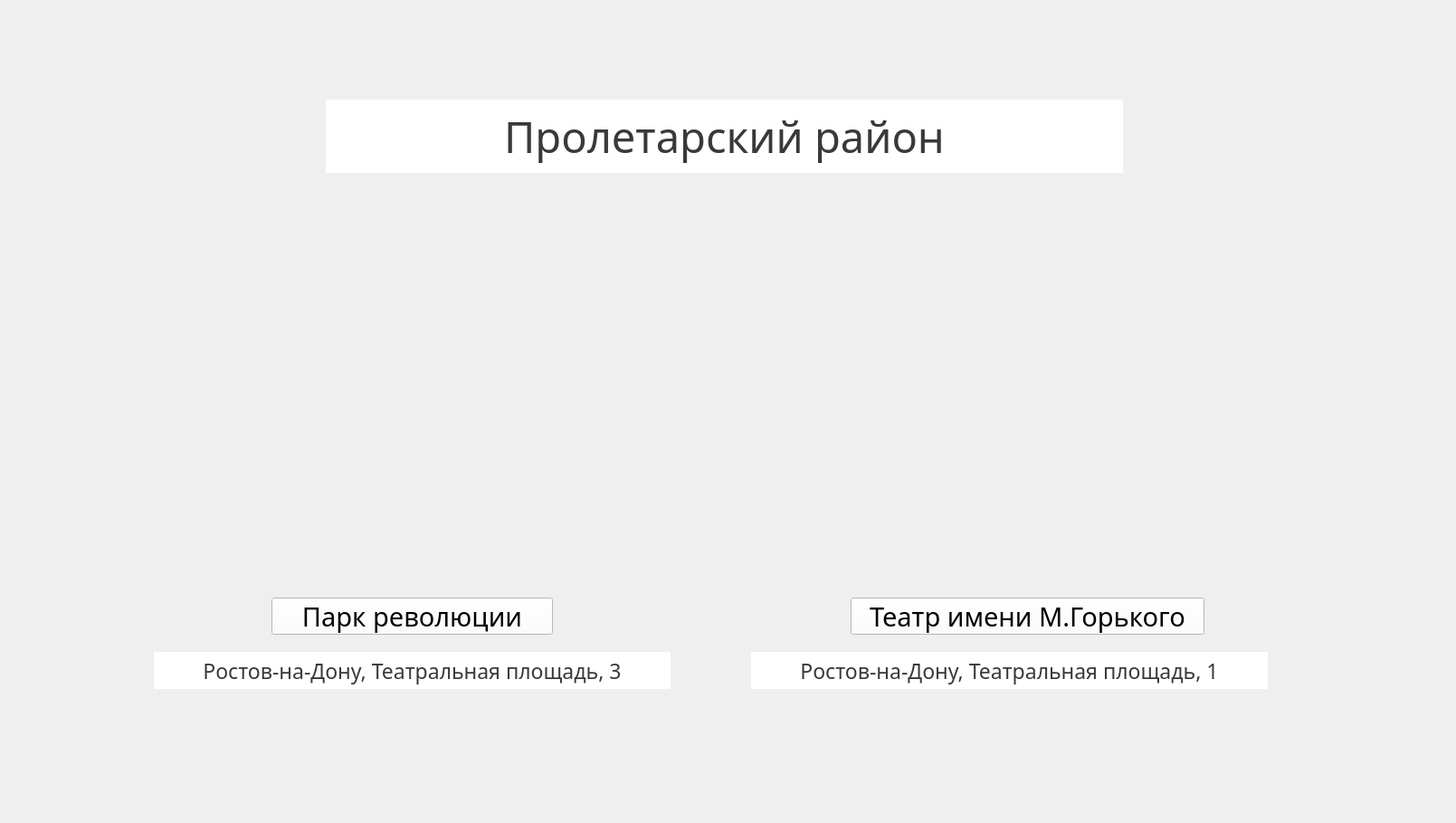
    <widget class="QWidget" name="Proletarsky_area_Page_12">
     <widget class="QLabel" name="label_24">
      <property name="geometry">
       <rect>
        <x>360</x>
        <y>110</y>
        <width>881</width>
        <height>81</height>
       </rect>
      </property>
      <property name="font">
       <font>
        <family>Monotype Corsiva</family>
        <pointsize>35</pointsize>
       </font>
      </property>
      <property name="styleSheet">
       <string notr="true">background-color: #FFFFFF;
color:rgb(57, 57, 57);</string>
      </property>
      <property name="text">
       <string>Пролетарский район</string>
      </property>
      <property name="alignment">
       <set>Qt::AlignCenter</set>
      </property>
     </widget>
     <widget class="QLabel" name="label_25">
      <property name="geometry">
       <rect>
        <x>170</x>
        <y>720</y>
        <width>571</width>
        <height>41</height>
       </rect>
      </property>
      <property name="font">
       <font>
        <family>Monotype Corsiva</family>
        <pointsize>17</pointsize>
        <weight>50</weight>
        <italic>false</italic>
        <bold>false</bold>
        <underline>false</underline>
        <strikeout>false</strikeout>
       </font>
      </property>
      <property name="styleSheet">
       <string notr="true">background-color: #FFFFFF;
color:rgb(57, 57, 57);</string>
      </property>
      <property name="text">
       <string>Ростов-на-Дону, Театральная площадь, 3</string>
      </property>
      <property name="alignment">
       <set>Qt::AlignCenter</set>
      </property>
     </widget>
     <widget class="QPushButton" name="switch_Gorky_Theater_pushButton">
      <property name="geometry">
       <rect>
        <x>940</x>
        <y>660</y>
        <width>391</width>
        <height>41</height>
       </rect>
      </property>
      <property name="font">
       <font>
        <family>Monotype Corsiva</family>
        <pointsize>22</pointsize>
       </font>
      </property>
      <property name="styleSheet">
       <string notr="true">background-color:#FFFFFF;</string>
      </property>
      <property name="text">
       <string>Театр имени М.Горького</string>
      </property>
     </widget>
     <widget class="QLabel" name="Revolution_Park_photo">
      <property name="geometry">
       <rect>
        <x>153</x>
        <y>265</y>
        <width>620</width>
        <height>333</height>
       </rect>
      </property>
      <property name="text">
       <string/>
      </property>
      <property name="pixmap">
       <pixmap>8.jpg</pixmap>
      </property>
     </widget>
     <widget class="QPushButton" name="switch_Proletarsky_area__Areas_Page_pushButton">
      <property name="geometry">
       <rect>
        <x>30</x>
        <y>50</y>
        <width>171</width>
        <height>81</height>
       </rect>
      </property>
      <property name="styleSheet">
       <string notr="true">background-color: rgba(0,0,0,0);
border: none;</string>
      </property>
      <property name="text">
       <string/>
      </property>
     </widget>
     <widget class="QLabel" name="Gorky_Theater_photo">
      <property name="geometry">
       <rect>
        <x>826</x>
        <y>265</y>
        <width>620</width>
        <height>333</height>
       </rect>
      </property>
      <property name="text">
       <string/>
      </property>
      <property name="pixmap">
       <pixmap>8.jpg</pixmap>
      </property>
     </widget>
     <widget class="QLabel" name="label_26">
      <property name="geometry">
       <rect>
        <x>830</x>
        <y>720</y>
        <width>571</width>
        <height>41</height>
       </rect>
      </property>
      <property name="font">
       <font>
        <family>Monotype Corsiva</family>
        <pointsize>17</pointsize>
        <weight>50</weight>
        <italic>false</italic>
        <bold>false</bold>
        <underline>false</underline>
        <strikeout>false</strikeout>
       </font>
      </property>
      <property name="styleSheet">
       <string notr="true">background-color: #FFFFFF;
color:rgb(57, 57, 57);</string>
      </property>
      <property name="text">
       <string>Ростов-на-Дону, Театральная площадь, 1</string>
      </property>
      <property name="alignment">
       <set>Qt::AlignCenter</set>
      </property>
     </widget>
     <widget class="QLabel" name="label_27">
      <property name="geometry">
       <rect>
        <x>0</x>
        <y>0</y>
        <width>1600</width>
        <height>900</height>
       </rect>
      </property>
      <property name="text">
       <string/>
      </property>
      <property name="pixmap">
       <pixmap>4.png</pixmap>
      </property>
     </widget>
     <widget class="QPushButton" name="switch_Revolution_Park_pushButton">
      <property name="geometry">
       <rect>
        <x>300</x>
        <y>660</y>
        <width>311</width>
        <height>41</height>
       </rect>
      </property>
      <property name="font">
       <font>
        <family>Monotype Corsiva</family>
        <pointsize>22</pointsize>
       </font>
      </property>
      <property name="styleSheet">
       <string notr="true">background-color:#FFFFFF;</string>
      </property>
      <property name="text">
       <string>Парк революции</string>
      </property>
     </widget>
     <zorder>label_27</zorder>
     <zorder>Revolution_Park_photo</zorder>
     <zorder>Gorky_Theater_photo</zorder>
     <zorder>label_24</zorder>
     <zorder>label_25</zorder>
     <zorder>label_26</zorder>
     <zorder>switch_Revolution_Park_pushButton</zorder>
     <zorder>switch_Gorky_Theater_pushButton</zorder>
     <zorder>switch_Proletarsky_area__Areas_Page_pushButton</zorder>
    </widget>
